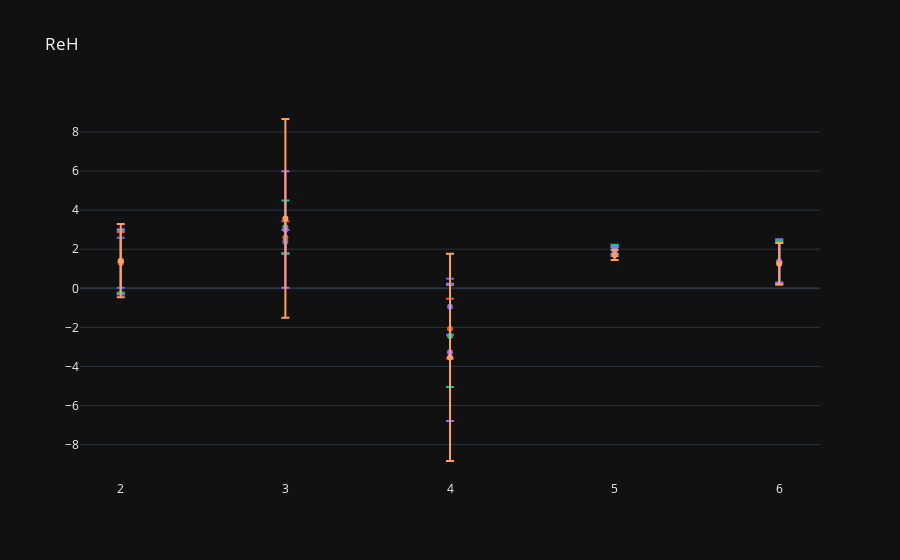

Notebook source saved alongside this figure:
### Code cell
cffdistplotepochs(6, [100,200,300,500,1000])

### Figure 1 — Plotly figure (JSON) as saved in the notebook; plotly's stock layout.template omitted (floating-point values rounded to 4 significant figures)
{"data": [{"error_y": {"array": [1.281, 0.5998, 1.436, 0.2317, 1.13], "type": "data", "visible": true}, "mode": "markers", "name": "100", "type": "scatter", "x": [2, 3, 4, 5, 6], "y": [1.307, 2.387, -0.9424, 1.882, 1.379]}, {"error_y": {"array": [1.587, 0.8211, 1.529, 0.2318, 1.148], "type": "data", "visible": true}, "mode": "markers", "name": "200", "type": "scatter", "x": [2, 3, 4, 5, 6], "y": [1.3, 2.605, -2.065, 1.988, 1.342]}, {"error_y": {"array": [1.598, 1.361, 2.608, 0.2373, 1.072], "type": "data", "visible": true}, "mode": "markers", "name": "300", "type": "scatter", "x": [2, 3, 4, 5, 6], "y": [1.378, 3.126, -2.446, 1.989, 1.334]}, {"error_y": {"array": [1.669, 2.975, 3.513, 0.238, 1.027], "type": "data", "visible": true}, "mode": "markers", "name": "500", "type": "scatter", "x": [2, 3, 4, 5, 6], "y": [1.352, 3.01, -3.278, 1.893, 1.326]}, {"error_y": {"array": [1.873, 5.086, 5.302, 0.2635, 1.061], "type": "data", "visible": true}, "mode": "markers", "name": "1000", "type": "scatter", "x": [2, 3, 4, 5, 6], "y": [1.412, 3.578, -3.535, 1.71, 1.257]}], "layout": {"autosize": true, "showlegend": false, "title": {"text": "ReH"}, "xaxis": {"autorange": true, "range": [1.757, 6.243], "showgrid": false, "showspikes": false, "tickvals": [2, 3, 4, 5, 6], "type": "linear"}, "yaxis": {"autorange": true, "range": [-9.81, 9.636], "showspikes": false, "type": "linear"}}}
